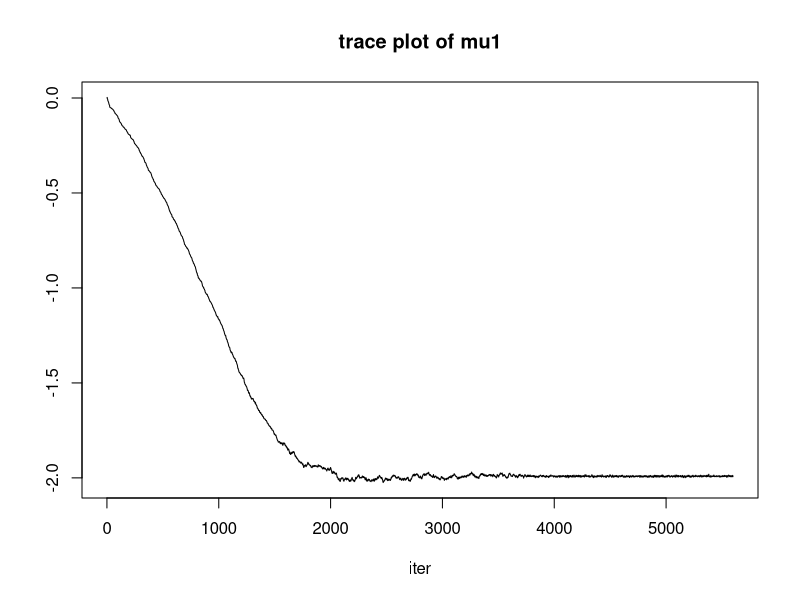
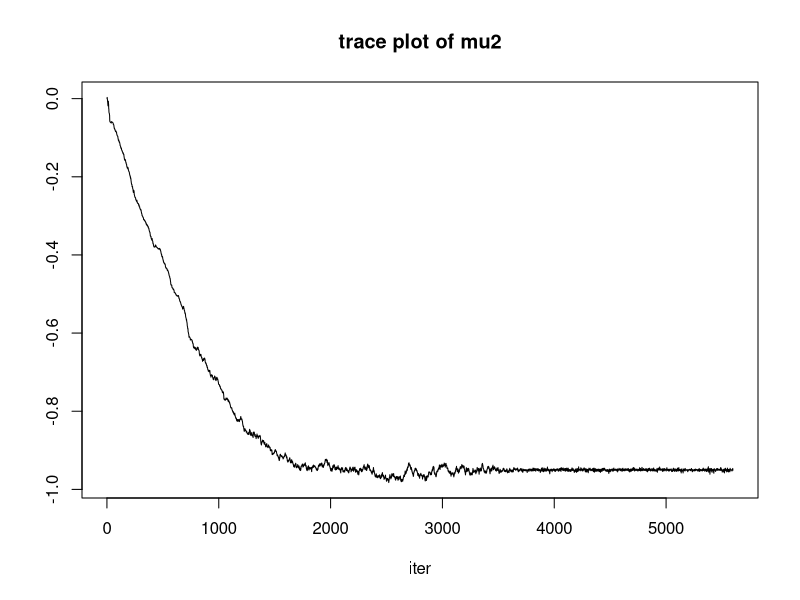
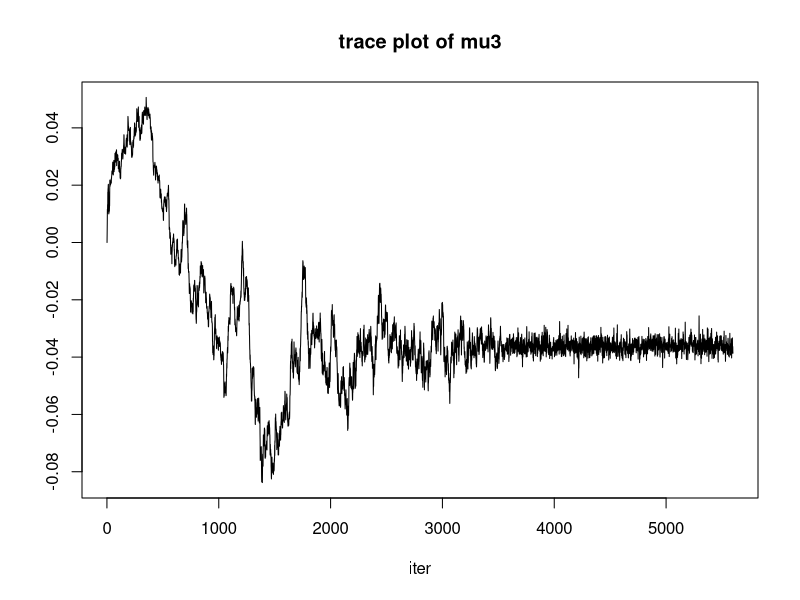
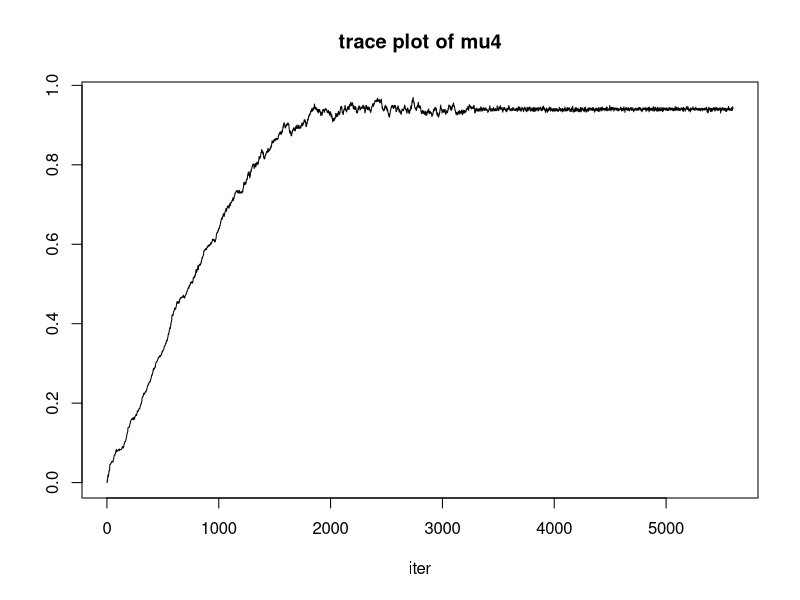
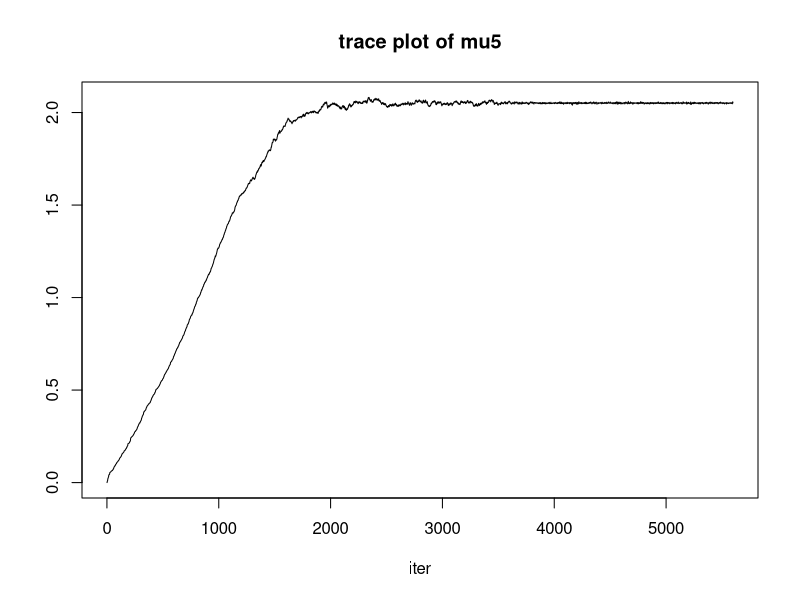
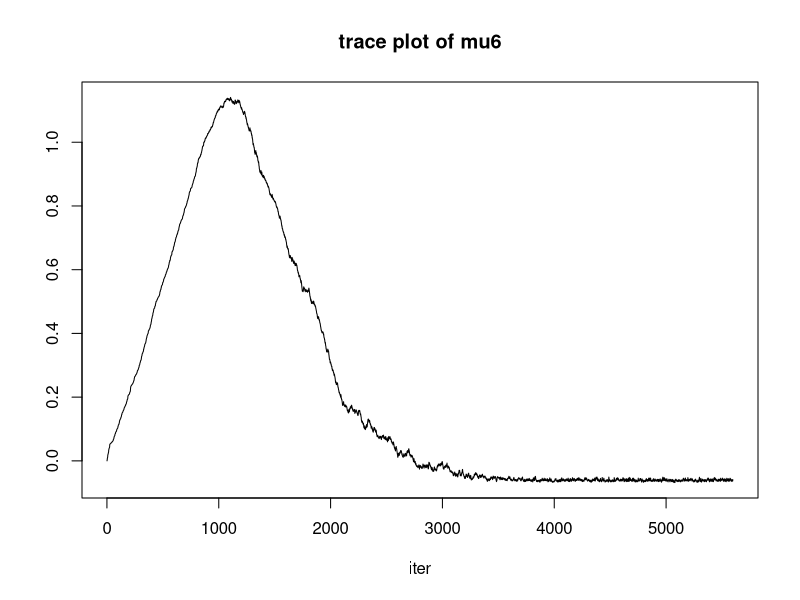
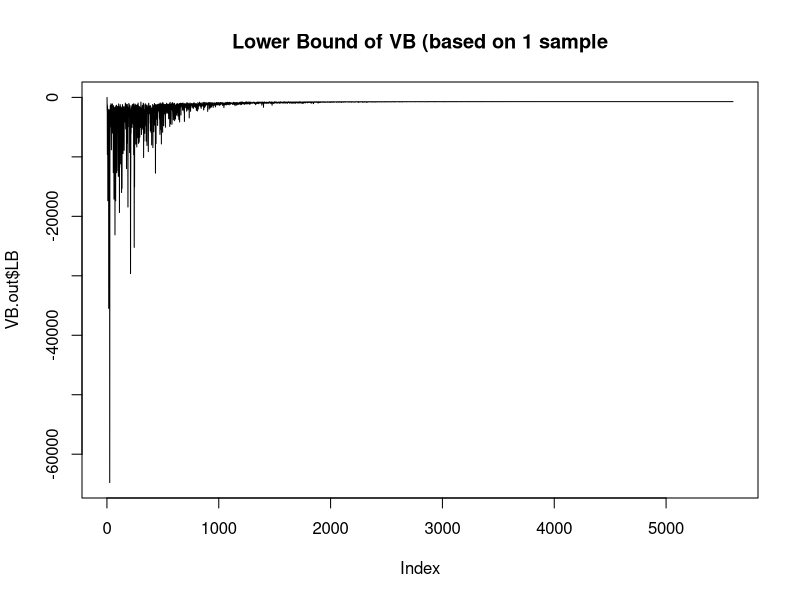
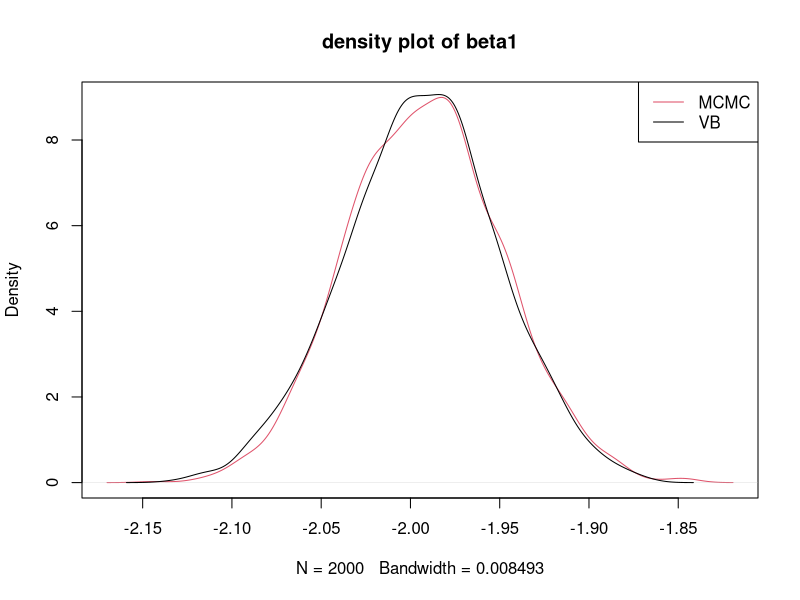

The R source for these figures, in order:
# Bayesian linear regression


# p number of parameters
# X: n by p matrix
# y: n by 1 matrix
# beta: p by 1 matrix

# Data generation

# construct data by y ~ N(Xb, sigma^2)

n=500
p=5

# generate X
ev <- 1:p # choose some positive eigenvalues
U <- svd(matrix(runif(p*p), nc=p))$u  # an orthogonal matrix
pdM <- U %*% diag(ev) %*% t(U) 
#x = mvrnorm(n, mu = c(1:p)/2, pdM)

x = matrix(rnorm(p*n),ncol=p)
#x = cbind(rep(1,n),x)
beta = -2:2
y = x%*%matrix(beta,ncol=1) + rnorm(n,0,1)

library(MASS)

##### MCMC #####

# @input mu0 = p dim vector, Lambda0 = p by p vector
# @output sig2 = scalar, mu = p by 1 matrix
conjugate.prior = function(Lambda0, a0=1, b0=1) {
  sigma2.draw = b0/rgamma(1,shape=a0,scale=1)
  mu0.draw = mvrnorm(n=1,rep(0,dim(Lambda0)[1]),Sigma=solve(Lambda0)*sigma2.draw)
  return(list(sig2 = sigma2.draw, mu = matrix(mu0.draw,ncol=1)))
}


# @posterior calculation
# @output: list of beta and sigma2
posterior.mcmc = function(ndraw,x,y, Lambda0,a0=0.1, b0=0.1){
  n = length(y)
  an = a0 + n/2
  p = dim(x)[2]
  Lambdan = t(x)%*%x + Lambda0
  mun = solve((t(x)%*%x+Lambda0))%*%(t(x)%*%y)
  bn = as.numeric(b0+0.5*(sum(y^2)-t(mun)%*%Lambdan%*%mun))
  sigma2.pos = bn/rgamma(ndraw,an,scale = 1)
  beta.pos = unlist(lapply(1:ndraw,function(x) mvrnorm(1,mun,sigma2.pos[x]*solve(Lambdan))))
  beta.pos = matrix(beta.pos,ncol=p,byrow = TRUE)
  return(list(beta = beta.pos, sigma2 = sigma2.pos))
}

mcmc.linear = function(niter=2000, y, x ){
  p = dim(x)[2]
  posterior.mcmc(niter, x,y,Lambda0 = diag(1/100,p))
}


##### VB ##### 

# @ theta {beta, log sig2} (p+1) dim
# @ lambda {mu, C^{-T}C^{-1}}, C is a lower triangular matrix with positive
# @ diagnal entry

# @ input: p, dim of beta
# @ output: a vectorised diagonal lower triangular matrix. The diagonal is log diag(C)
# @ C is T' in the paper
MattoVec.C = function(C){
  C[lower.tri(C,TRUE)]
}

# @input: p, number of dimension of beta, dim(C) = p+1
# @output: a lower triangular matrix 
VectoMat.C = function(p,C){
  ind = matrix(1:(p+1)^2,ncol=p+1,byrow=FALSE)
  ind[seq(1,(p+1)^2,1)[lower.tri(ind,TRUE)]] = C
  ind[upper.tri(ind,FALSE)] = 0
  return(ind)
}

gradient.h = function(y,x,theta,Lambda0 = diag(1/100,dim(x)[2]),a0=0.1,b0=0.1){
  n = length(y)
  p = length(theta)-1
  beta = matrix(theta[1:p],ncol=1)
  sig2 = exp(theta[p+1])
  grad.beta =  matrix(apply(sweep(x,1,(y - x%*%beta),"*"),2,sum),ncol=1)/sig2 - beta*diag(Lambda0)/sig2
  grad.lsig2 = -n/2 + sum((y - x%*%beta)^2)/(2*sig2) -p/2+sum(beta^2*diag(Lambda0))/sig2/2 - (a0+1) + b0/sig2
  c(grad.beta,grad.lsig2)
}


ELBO = function(y,x,theta,mu,C,Lambda0 = diag(1/100,dim(x)[2]),a0=0.1,b0=0.1){
  p = length(theta) - 1
  beta = matrix(theta[1:p],ncol=1)

  sig2 =exp(theta[p+1])
  invSIGMA = C%*%t(C)
  loglik = sum(dnorm(y,mean=x%*%beta,sd = sqrt(sig2),log=TRUE))
  logprior = -(1+a0)*log(sig2) - b0/sig2 + sum(dnorm(beta,mean = rep(0,p),sd = sqrt(1/diag(Lambda0)[0])*sig2),log=TRUE)
  logq = 0.5*log(det(invSIGMA))- 0.5*( t(theta-mu)%*%invSIGMA%*%(theta-mu))
  return(loglik+logprior - logq)
}


VB.linear = function(x,y,p = dim(x)[2],rho = 0.9, ep = 1e-6){
  # dimension of lambda
  dim.lambda = p+1 + (1+p+1)*(p+1)/2
  
  diff.lambda = rep(NA,dim.lambda)
  
  mu.trace = matrix(0,ncol=p+1,nrow=1)
  
  C = diag(1,p+1)
  Cp = diag(0,p+1)
  C.trace= matrix(MattoVec.C(C),nrow=1)
  
  Eg.mu2 = Edelta.mu2 = Eg_Cp2 = Edelta.Cp2 = 0  
  LB = 0
  
  t = 1
  
  while (any(diff.lambda>0.001) || t<5000){
    # read lastest mu and C
    mu = matrix(t(mu.trace[t,]),ncol=1)
    C.vec = C.trace[t,]
    C = VectoMat.C(p,C.vec)
    #Cp = C
    #diag(Cp) = log(diag(C))
    # step 1
    s = matrix(rnorm(p+1),ncol=1)
    
    # step 2
    theta = mu + t(solve(C))%*%s
    
    # step 3
    g_mu = gradient.h(y,x,theta) + C%*%s
    
    # step 4
    Eg.mu2 = rho * Eg.mu2 + (1-rho)*g_mu^2
    
    # step 5
    delta.mu = sqrt(Edelta.mu2+ep)/sqrt(Eg.mu2+ep)*g_mu
    
    # step 6
    Edelta.mu2 = rho * Edelta.mu2 + (1-rho)*delta.mu^2
    
    # step 7
    mu = mu + delta.mu
    
     
    # step 8
    g_Cp = -solve(t(C))%*%s%*%t(solve(C)%*%g_mu)
    
    # step 9
    diag(g_Cp) = diag(g_Cp)*diag(C)
    
    # step 10
    Eg_Cp2 = rho * Eg_Cp2 + (1-rho)*MattoVec.C(g_Cp)^2
    
    # step 11
    delta.Cp = sqrt(Edelta.Cp2 + ep)/sqrt(Eg_Cp2 + ep) * MattoVec.C(g_Cp)
    
    # step 12
    Edelta.Cp2 = rho*Edelta.Cp2 + (1-rho)*delta.Cp^2
    
    # step 13
    Cp = MattoVec.C(Cp) + delta.Cp
    Cp = VectoMat.C(p,Cp)
    
    # step 14
    C = Cp
    
    
    # step 15
    diag(C) = exp(diag(Cp))
    
    # combine results
    mu.trace = rbind(mu.trace,c(mu))
    C.trace = rbind(C.trace,MattoVec.C(C))
    
    t = t+1
  
    diff.lambda = c(diff(mu.trace[(t-1):t,]),diff(C.trace[(t-1):t,]))
    LB = c(LB,ELBO(y,x,theta,mu,C))
  }
  return(list(mu=mu.trace,C = C.trace,LB=LB))
}


#### VB result
VB.out = VB.linear(x=x,y=y)


#### MCMC result
mcmc.output = mcmc.linear(y=y,x=x)

#### result transformation

mu.VB = tail(VB.out$mu,1)
C.VB = VectoMat.C(p,tail(VB.out$C,1))
SIGMA.VB = solve(C.VB%*%t(C.VB))

s = t(mvrnorm(2000,rep(0,p+1),diag(1,p+1)))

# theta ~ N (mu, inv(CC'))
theta.VB = solve(t(C.VB))%*%s 
theta.VB = sweep(theta.VB,1,mu.VB,"+")

# mu of beta
mubeta.VB = mu.VB[1:p]

# covariance matrix of beta
covbeta.VB = cov(t(theta.VB[1:p,]))

# sigma (not need that)
sigma2.VB = exp(mu.VB[p+1]+diag(SIGMA.VB)[p+1]/2)
var.sigma2.VB = sigma2.VB^2 * (exp(diag(SIGMA.VB)[p+1])-1)

### plot function 
pdf("VBMCMC.linear_regression.pdf")

for (i in 1:(p+1)){
plot(VB.out$mu[,i], main = paste0("trace plot of mu",i),ylab="",xlab="iter",type="l")
}

plot(VB.out$LB,main="Lower Bound of VB (based on 1 sample",type="l")

for (i in 1:p){
  plot(density(mcmc.output$beta[,i]),col=2,main=paste0("density plot of beta",i))
  lines(density(theta.VB[i,]))
  legend("topright",legend=c("MCMC","VB"),col=c(2,1),lty=c(1,1))
}


plot(density(mcmc.output$sigma2),col=2,main=expression(paste("density plot of ", sigma^2)))
lines(density(exp(theta.VB[p+1,])))

dev.off()
